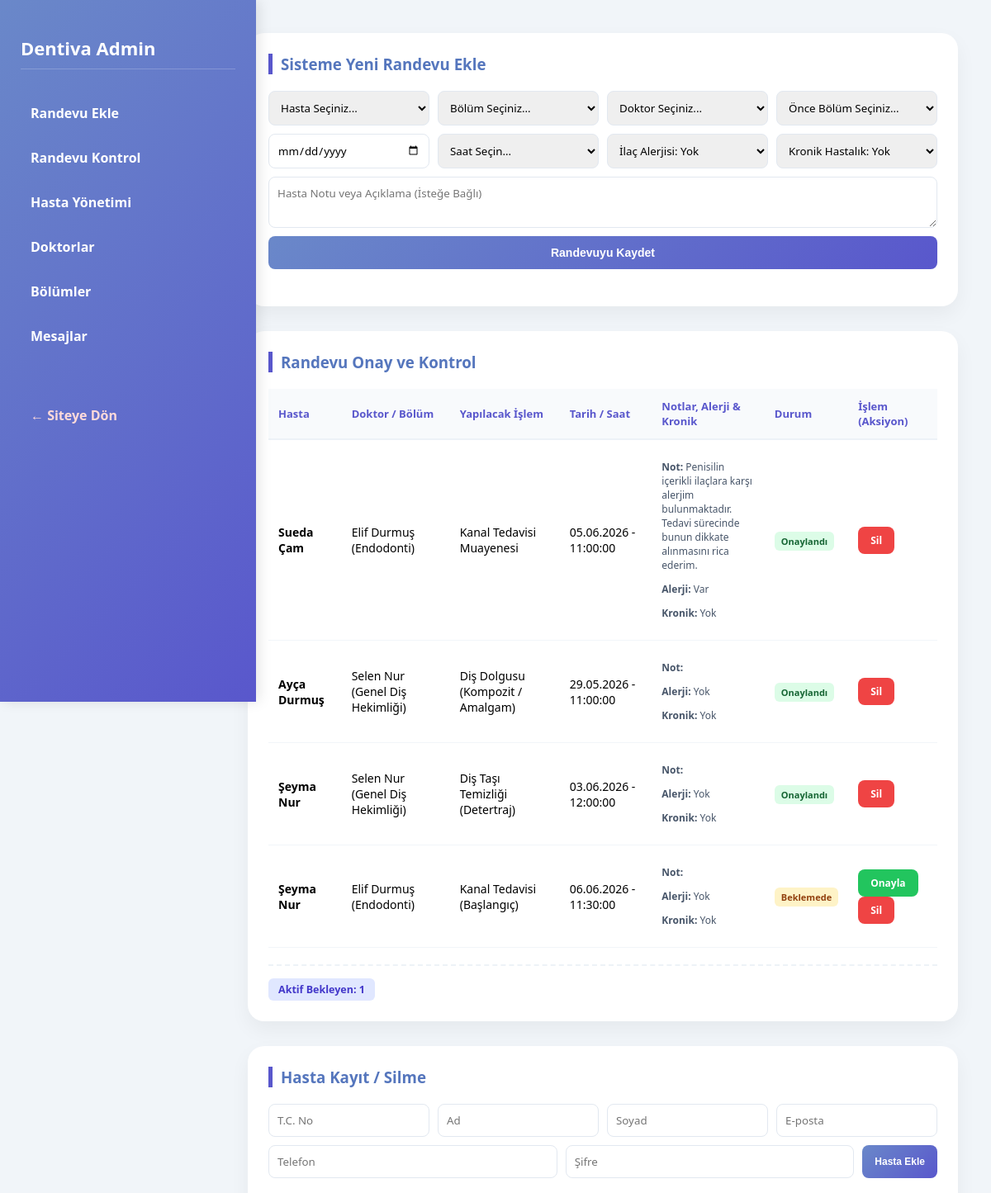
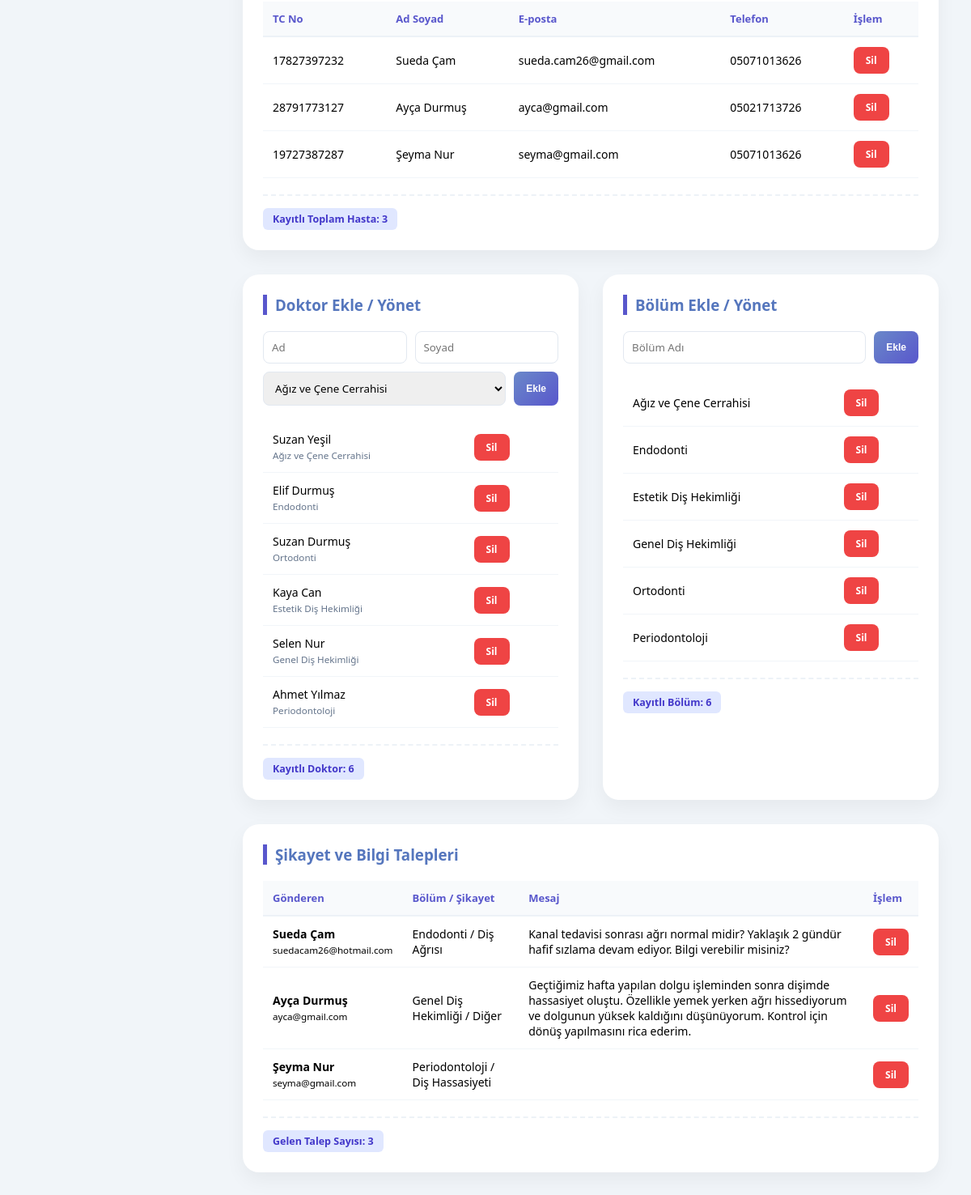
The app's page /admin/panel.php (signed in) with its own data (2 pictures, top to bottom).
### tables this page shows
CREATE TABLE `randevular` (
  `randevu_id` int NOT NULL,
  `hasta_id` int NOT NULL,
  `doktor_id` int NOT NULL,
  `bolum_id` int NOT NULL,
  `islem_turu` varchar(150) NOT NULL,
  `randevu_tarihi` date NOT NULL,
  `randevu_saati` time NOT NULL,
  `hasta_notu` text,
  `ilac_alerjisi` varchar(255) DEFAULT NULL,
  `kronik_hastalik` varchar(255) DEFAULT NULL,
  `durum` varchar(20) DEFAULT 'Beklemede',
  `olusturma_tarihi` timestamp NULL DEFAULT CURRENT_TIMESTAMP
);

CREATE TABLE `bolumler` (
  `bolum_id` int NOT NULL,
  `bolum_adi` varchar(100) NOT NULL
);

CREATE TABLE `hastalar` (
  `hasta_id` int NOT NULL,
  `tc_id` char(11) NOT NULL,
  `hasta_ad` varchar(50) NOT NULL,
  `hasta_soyad` varchar(50) NOT NULL,
  `email` varchar(255) NOT NULL,
  `telefon` varchar(11) NOT NULL,
  `sifre` varchar(255) NOT NULL,
  `kayit_tarihi` timestamp NULL DEFAULT CURRENT_TIMESTAMP
);

CREATE TABLE `doktorlar` (
  `doktor_id` int NOT NULL,
  `doktor_ad` varchar(50) NOT NULL,
  `doktor_soyad` varchar(50) NOT NULL,
  `bolum_id` int NOT NULL
);

CREATE TABLE `sikayetvebilgi_talepleri` (
  `id` int NOT NULL,
  `ad` varchar(100) NOT NULL,
  `soyad` varchar(100) NOT NULL,
  `email` varchar(255) NOT NULL,
  `telefon` varchar(11) NOT NULL,
  `ilgili_bolum` varchar(100) DEFAULT NULL,
  `sikayet_turu` varchar(100) DEFAULT NULL,
  `aciklama` text NOT NULL
);

### dal/db.php (called while the page is built)
<?php
class db {
    private static $host = 'localhost';
    private static $dbname = 'disklinik_sistemi';
    private static $username = 'root';
    private static $password = 'sueda2005';
    private static $connection = null;
    public static function connect() {
        if (self::$connection === null) {
            try {
                self::$connection = new PDO(
                    "mysql:host=" . self::$host . ";dbname=" . self::$dbname . ";charset=utf8mb4",
                    self::$username,
                    self::$password
                );
                self::$connection->setAttribute(PDO::ATTR_ERRMODE, PDO::ERRMODE_EXCEPTION);
            } catch(PDOException $e) {
                die("Veritabanı bağlantı hatası: " . $e->getMessage());
            }
        }
        return self::$connection;
    }
}
?>

### bl/admin_bl.php (called while the page is built, shortened)
<?php
require_once __DIR__ . '/../dal/randevu_dal.php';
require_once __DIR__ . '/../dal/hasta_dal.php';
require_once __DIR__ . '/../dal/doktor_dal.php';
require_once __DIR__ . '/../dal/bolum_dal.php';
require_once __DIR__ . '/../dal/sikayet_dal.php';
class admin_bl {
    private $randevuDAL;
    private $hastaDAL;
    private $doktorDAL;
    private $bolumDAL;
    private $sikayetDAL;
    public function __construct() {
        $this->randevuDAL = new randevu_dal();
        $this->hastaDAL = new hasta_dal();
        $this->doktorDAL  = new doktor_dal();
        $this->bolumDAL = new bolum_dal();
        $this->sikayetDAL = new sikayet_dal();
    }
    public function tumRandevulariDetayli() { return $this->randevuDAL->randevuDetayliGetir(); }
    public function aktifRandevuSayisi() { return $this->randevuDAL->aktifRandevuSayisi(); }
    public function tumHastalar() { return $this->hastaDAL->tumHastalariGetir(); }
    public function toplamHastaSayisi() { return $this->hastaDAL->toplamHastaSayisi(); }
    public function tumDoktorlarDetayli() { return $this->doktorDAL->doktorDetayliGetir(); }
    public function tumBolumler() { return $this->bolumDAL->tumBolumleriGetir(); }
    public function tumTalepler() { return $this->sikayetDAL->tumTalepleriGetir(); }
}
?>

### dal/randevu_dal.php (called while the page is built, shortened)
<?php
require_once __DIR__ . '/db.php';
class randevu_dal {
    private $db;
    public function __construct() {
        $this->db = db::connect();
    }
    public function randevuDetayliGetir() {
        $stmt = $this->db->prepare("CALL randevuDetay()");
        $stmt->execute();
        return $stmt->fetchAll(PDO::FETCH_ASSOC);
    }
    public function aktifRandevuSayisi() {
        $stmt = $this->db->prepare("CALL aktifRandevuSayisi()");
        $stmt->execute();
        $res = $stmt->fetch(PDO::FETCH_ASSOC);
        return $res['Aktif Randevu Sayısı'] ?? 0;
    }
}
?>

### dal/hasta_dal.php (called while the page is built, shortened)
<?php
require_once __DIR__ . '/db.php';
class hasta_dal {
    private $db;
    public function __construct() {
        $this->db = db::connect();
    }
    public function tumHastalariGetir() {
        $stmt = $this->db->prepare("CALL hastaHepsi()");
        $stmt->execute();
        return $stmt->fetchAll(PDO::FETCH_ASSOC);
    }
    public function toplamHastaSayisi() {
        $stmt = $this->db->prepare("CALL toplamHastaSayisi()");
        $stmt->execute();
        $res = $stmt->fetch(PDO::FETCH_ASSOC);
        return $res['Toplam Hasta Sayısı'] ?? 0;
    }
}
?>

### dal/bolum_dal.php (called while the page is built, shortened)
<?php
require_once __DIR__ . '/db.php';
class bolum_dal {
    private $db;
    public function __construct() {
        $this->db = db::connect();
    }
    public function tumBolumleriGetir() {
        $stmt = $this->db->prepare("CALL bolumHepsi()");
        $stmt->execute();
        return $stmt->fetchAll(PDO::FETCH_ASSOC);
    }
}
?>

### dal/doktor_dal.php (called while the page is built, shortened)
<?php
require_once __DIR__ . '/db.php';
class doktor_dal {
    private $db;
    public function __construct() {
        $this->db = db::connect();
    }
    public function doktorDetayliGetir() {
        $stmt = $this->db->prepare("CALL doktorDetay()");
        $stmt->execute();
        return $stmt->fetchAll(PDO::FETCH_ASSOC);
    }
}
?>

### dal/sikayet_dal.php (called while the page is built, shortened)
<?php
require_once __DIR__ . '/db.php';
class sikayet_dal {
    private $db;
    public function __construct() {
        $this->db = db::connect();
    }
    public function tumTalepleriGetir() {
        $stmt = $this->db->prepare("CALL talepHepsi()");
        $stmt->execute();
        return $stmt->fetchAll(PDO::FETCH_ASSOC);
    }
}
?>

### admin/panel.php (the view, shortened to what this page needs)
<?php
require_once __DIR__ . '/../bl/admin_bl.php';
$adminService = new admin_bl();
$randevular = $adminService->tumRandevulariDetayli();
$hastalar   = $adminService->tumHastalar();
$bolumler   = $adminService->tumBolumler();
$doktorlar  = $adminService->tumDoktorlarDetayli();
$talepler   = $adminService->tumTalepler();
$toplamHasta = $adminService->toplamHastaSayisi();
$aktifRandevu = $adminService->aktifRandevuSayisi();
$hastaSayisi = is_array($toplamHasta) ? $toplamHasta['Toplam Hasta Sayısı'] : $toplamHasta;
$randevuSayisi = is_array($aktifRandevu) ? $aktifRandevu['Aktif Randevu Sayısı'] : $aktifRandevu;
?>
<!DOCTYPE html>
<html lang="tr">
<head>
</head>
<body>
<div class="sidebar">
    <h2>Dentiva Admin</h2>
    <a href="#randevu-ekle">Randevu Ekle</a>
    <a href="#randevular">Randevu Kontrol</a>
    <a href="#hastalar">Hasta Yönetimi</a>
    <a href="#doktorlar">Doktorlar</a>
    <a href="#bolumler">Bölümler</a>
    <a href="#mesajlar">Mesajlar</a>
    <a href="../index.php" style="margin-top:50px; color:#ffdada;">← Siteye Dön</a>
</div>
<div class="main-content">
    <div class="card" id="randevu-ekle">
        <h3>Sisteme Yeni Randevu Ekle</h3>
        <form method="POST" class="form-row">
            <select name="hasta_id" required>
                <option value="">Hasta Seçiniz...</option>
            </select>
            <select name="bolum_id" id="bolum_id" onchange="formGuncelle()" required>
                <option value="">Bölüm Seçiniz...</option>
            </select>
            <select name="doktor_id" id="doktor_id" required>
                <option value="">Önce Bölüm Seçiniz...</option>
            </select>
            <select name="islem_turu" id="islem_turu" required>
                <option value="">Önce Bölüm Seçiniz...</option>
            </select>
            <input type="date" name="randevu_tarihi" min="<?= date('Y-m-d') ?>" required>
            <select name="randevu_saati" required>
                <option value="">Saat Seçin...</option>
            </select>
            <select name="ilac_alerjisi">
                <option value="Yok">İlaç Alerjisi: Yok</option>
            </select>
            <select name="kronik_hastalik">
                <option value="Yok">Kronik Hastalık: Yok</option>
            </select>
            <textarea name="hasta_notu" placeholder="Hasta Notu veya Açıklama (İsteğe Bağlı)" style="flex-basis: 100%;"></textarea>
            <button type="submit" name="admin_randevu_ekle" class="btn btn-add" style="flex-basis: 100%; padding: 12px; font-size: 14px;">Randevuyu Kaydet</button>
        </form>
    </div>
    <div class="card" id="randevular">
        <h3>Randevu Onay ve Kontrol</h3>
        <table style="width: 100%; border-collapse: collapse;">
            <thead>
                <tr>
                    <th>Hasta</th>
                    <th>Doktor / Bölüm</th>
                    <th>Yapılacak İşlem</th>
                    <th>Tarih / Saat</th>
                    <th>Notlar, Alerji & Kronik</th>
                    <th>Durum</th>
                    <th>İşlem (Aksiyon)</th>
                </tr>
            </thead>
            <tbody>
                <?php foreach($randevular as $r): ?>
                <tr>
                    <td><strong><?= htmlspecialchars($r['Hasta Ad Soyad'] ?? '') ?></strong></td>
                    <td><?= htmlspecialchars($r['Doktor Ad Soyad'] ?? '') ?> (<?= htmlspecialchars($r['Bölüm'] ?? '') ?>)</td>
                    <td><?= htmlspecialchars($r['İşlem Türü'] ?? $r['islem_turu'] ?? '') ?></td>
                    <td><?= isset($r['Randevu Tarihi']) ? date("d.m.Y", strtotime($r['Randevu Tarihi'])) : '' ?> - <?= htmlspecialchars($r['Randevu Saati'] ?? '') ?></td>
                    <td style="font-size: 12px; color: #475569; max-width: 200px;">
                        <p><strong>Not:</strong> <?= htmlspecialchars($r['hasta_notu'] ?? 'Yok') ?></p>
                        <p><strong>Alerji:</strong> <?= htmlspecialchars($r['ilac_alerjisi'] ?? 'Yok') ?></p>
                        <p><strong>Kronik:</strong> <?= htmlspecialchars($r['kronik_hastalik'] ?? 'Yok') ?></p>
                    </td>
                    <td>
                        <span class="badge <?= ($r['Durum'] ?? '') == 'Onaylandı' ? 'badge-done' : 'badge-waiting' ?>">
                            <?= htmlspecialchars($r['Durum'] ?? '') ?>
                        </span>
                    </td>
                    <td>
                        <?php if(($r['Durum'] ?? '') != 'Onaylandı'): ?>
                            <a href="?randevu_onayla=<?= $r['randevu_id'] ?>" class="btn btn-success">Onayla</a>
                        <?php endif; ?>
                        <a href="?randevu_sil=<?= $r['randevu_id'] ?>" class="btn btn-delete" onclick="return confirm('Silinsin mi?')">Sil</a>
                    </td>
                </tr>
                <?php endforeach; ?>
            </tbody>
        </table>
        <div class="card-footer">
            <span class="footer-stat"> Aktif Bekleyen: <?= $randevuSayisi ?></span>
        </div>
    </div>
    <div class="card" id="hastalar">
        <h3>Hasta Kayıt / Silme</h3>
        <form method="POST" class="form-row">
            <input type="text" name="tc_id" placeholder="T.C. No" maxlength="11" required>
            <input type="text" name="ad" placeholder="Ad" required>
            <input type="text" name="soyad" placeholder="Soyad" required>
            <input type="email" name="email" placeholder="E-posta" required>
            <input type="tel" name="telefon" placeholder="Telefon" required>
            <input type="password" name="sifre" placeholder="Şifre" required>
            <button type="submit" name="hasta_ekle" class="btn btn-add">Hasta Ekle</button>
        </form>
        <table>
            <thead>
                <tr>
                    <th>TC No</th>
                    <th>Ad Soyad</th>
                    <th>E-posta</th>
                    <th>Telefon</th>
                    <th>İşlem</th>
                </tr>
            </thead>
            <tbody>
                <?php foreach($hastalar as $h): ?>
                <tr>
                    <td><?= htmlspecialchars($h['tc_id'] ?? $h['TC Kimlik No'] ?? '') ?></td>
                    <td><?= htmlspecialchars(($h['hasta_ad'] ?? $h['Adı'] ?? '') . " " . ($h['hasta_soyad'] ?? $h['Soyadı'] ?? '')) ?></td>
                    <td><?= htmlspecialchars($h['email'] ?? $h['Mail'] ?? '') ?></td>
                    <td><?= htmlspecialchars($h['telefon'] ?? $h['Telefon'] ?? 'Belirtilmemiş') ?></td>
                    <td><a href="?hasta_sil=<?= $h['hasta_id'] ?? $h['ID'] ?? '' ?>" class="btn btn-delete" onclick="return confirm('Hastayı silmek randevularını da siler. Emin misiniz?')">Sil</a></td>
                </tr>
                <?php endforeach; ?>
            </tbody>
        </table>
        <div class="card-footer">
            <span class="footer-stat"> Kayıtlı Toplam Hasta: <?= $hastaSayisi ?></span>
        </div>
    </div>
    <div style="display: grid; grid-template-columns: 1fr 1fr; gap: 30px;">
        <div class="card" id="doktorlar">
            <h3>Doktor Ekle / Yönet</h3>
            <form method="POST" class="form-row">
                <input type="text" name="ad" placeholder="Ad" required>
                <input type="text" name="soyad" placeholder="Soyad" required>
                <select name="bolum_id" required>
                    <?php foreach($bolumler as $b): ?>
                        <option value="<?= $b['bolum_id'] ?>"><?= htmlspecialchars($b['bolum_adi']) ?></option>
                    <?php endforeach; ?>
                </select>
                <button type="submit" name="doktor_ekle" class="btn btn-add">Ekle</button>
            </form>
            <table>
                <tbody>
                    <?php foreach($doktorlar as $d): ?>
                    <tr>
                        <td><?= htmlspecialchars($d['Doktor Ad Soyad'] ?? '') ?> <br><small style="color: #64748b;"><?= htmlspecialchars($d['Uzmanlık Alanı'] ?? '') ?></small></td>
                        <td><a href="?doktor_sil=<?= $d['doktor_id'] ?>" class="btn btn-delete">Sil</a></td>
                    </tr>
                    <?php endforeach; ?>
                </tbody>
            </table>
            <div class="card-footer">
                <span class="footer-stat">Kayıtlı Doktor: <?= count($doktorlar) ?></span>
            </div>
        </div>
        <div class="card" id="bolumler">
            <h3>Bölüm Ekle / Yönet</h3>
            <form method="POST" class="form-row">
                <input type="text" name="bolum_adi" placeholder="Bölüm Adı" required>
                <button type="submit" name="bolum_ekle" class="btn btn-add">Ekle</button>
            </form>
            <table>
                <tbody>
                    <?php foreach($bolumler as $b): ?>
                    <tr>
                        <td><?= htmlspecialchars($b['bolum_adi']) ?></td>
                        <td><a href="?bolum_sil=<?= $b['bolum_id'] ?>" class="btn btn-delete">Sil</a></td>
                    </tr>
                    <?php endforeach; ?>
                </tbody>
            </table>
            <div class="card-footer">
                <span class="footer-stat"> Kayıtlı Bölüm: <?= count($bolumler) ?></span>
            </div>
        </div>
    </div>
    <div class="card" id="mesajlar">
        <h3>Şikayet ve Bilgi Talepleri</h3>
        <table>
            <thead><tr><th>Gönderen</th><th>Bölüm / Şikayet</th><th>Mesaj</th><th>İşlem</th></tr></thead>
            <tbody>
                <?php foreach($talepler as $t): ?>
                <tr>
                    <td><strong><?= htmlspecialchars(($t['ad'] ?? '') . " " . ($t['soyad'] ?? '')) ?></strong><br><small><?= htmlspecialchars($t['email'] ?? '') ?></small></td>
                    <td><?= htmlspecialchars($t['ilgili_bolum'] ?? '') ?> / <?= htmlspecialchars($t['sikayet_turu'] ?? '') ?></td>
                    <td><?= htmlspecialchars($t['aciklama'] ?? '') ?></td>
                    <td><a href="?talep_sil=<?= $t['id'] ?>" class="btn btn-delete">Sil</a></td>
                </tr>
                <?php endforeach; ?>
            </tbody>
        </table>
        <div class="card-footer">
            <span class="footer-stat">Gelen Talep Sayısı: <?= count($talepler) ?></span>
        </div>
    </div>
</div>
</body>
</html>

### records on screen
randevular: Hasta "Sueda Çam", Doktor "Elif Durmuş", bolum.bolum_adi "Endodonti", islem_turu "Kanal Tedavisi Muayenesi", randevu_tarihi "05.06.2026", randevu_saati "11:00:00", hasta_notu "Penisilin içerikli ilaçlara karşı alerjim bulunmaktadır. Tedavi sürecinde bunun dikkate alınmasını rica ederim.", ilac_alerjisi "Var", kronik_hastalik "Yok", durum "Onaylandı"
randevular: Hasta "Ayça Durmuş", Doktor "Selen Nur", bolum.bolum_adi "Genel Diş Hekimliği", islem_turu "Diş Dolgusu (Kompozit / Amalgam)", randevu_tarihi "29.05.2026", randevu_saati "11:00:00", ilac_alerjisi "Yok", kronik_hastalik "Yok", durum "Onaylandı"
randevular: Hasta "Şeyma Nur", Doktor "Selen Nur", bolum.bolum_adi "Genel Diş Hekimliği", islem_turu "Diş Taşı Temizliği (Detertraj)", randevu_tarihi "03.06.2026", randevu_saati "12:00:00", ilac_alerjisi "Yok", kronik_hastalik "Yok", durum "Onaylandı"
randevular: Hasta "Şeyma Nur", Doktor "Elif Durmuş", bolum.bolum_adi "Endodonti", islem_turu "Kanal Tedavisi (Başlangıç)", randevu_tarihi "06.06.2026", randevu_saati "11:30:00", ilac_alerjisi "Yok", kronik_hastalik "Yok", durum "Beklemede"
hastalar: tc "17827397232", hasta_ad+hasta_soyad "Sueda Çam", email "sueda.cam26@gmail.com", telefon "05071013626"
hastalar: tc "28791773127", hasta_ad+hasta_soyad "Ayça Durmuş", email "ayca@gmail.com", telefon "05021713726"
hastalar: tc "19727387287", hasta_ad+hasta_soyad "Şeyma Nur", email "seyma@gmail.com", telefon "05071013626"
doktorlar: Doktor "Suzan Yeşil", bolum.bolum_adi "Ağız ve Çene Cerrahisi"
doktorlar: Doktor "Elif Durmuş", bolum.bolum_adi "Endodonti"
doktorlar: Doktor "Suzan Durmuş", bolum.bolum_adi "Ortodonti"
doktorlar: Doktor "Kaya Can", bolum.bolum_adi "Estetik Diş Hekimliği"
doktorlar: Doktor "Selen Nur", bolum.bolum_adi "Genel Diş Hekimliği"
doktorlar: Doktor "Ahmet Yılmaz", bolum.bolum_adi "Periodontoloji"
bolumler: bolum_adi "Ağız ve Çene Cerrahisi"
bolumler: bolum_adi "Endodonti"
bolumler: bolum_adi "Estetik Diş Hekimliği"
bolumler: bolum_adi "Genel Diş Hekimliği"
bolumler: bolum_adi "Ortodonti"
bolumler: bolum_adi "Periodontoloji"
sikayetvebilgi_talepleri: ad+soyad "Sueda Çam", email "suedacam26@hotmail.com", ilgili_bolum "Endodonti", sikayet_turu "Diş Ağrısı", aciklama "Kanal tedavisi sonrası ağrı normal midir? Yaklaşık 2 gündür hafif sızlama devam ediyor. Bilgi verebilir misiniz?"
sikayetvebilgi_talepleri: ad+soyad "Ayça Durmuş", email "ayca@gmail.com", ilgili_bolum "Genel Diş Hekimliği", sikayet_turu "Diğer", aciklama "Geçtiğimiz hafta yapılan dolgu işleminden sonra dişimde hassasiyet oluştu. Özellikle yemek yerken ağrı hissediyorum ve dolgunun yüksek kaldığını düşünüyorum. Kontrol için dönüş yapılmasını rica ederim."
sikayetvebilgi_talepleri: ad+soyad "Şeyma Nur", email "seyma@gmail.com", ilgili_bolum "Periodontoloji", sikayet_turu "Diş Hassasiyeti"

### other values on screen
$randevuSayisi "1"
$hastaSayisi "3"
count($doktorlar) "6"
count($bolumler) "6"
count($talepler) "3"
form field bolum_id "Ağız ve Çene Cerrahisi"
